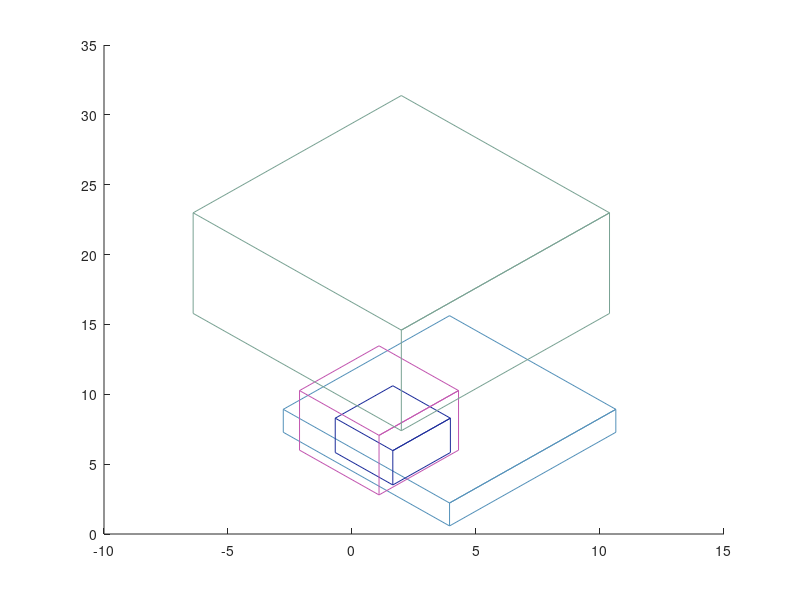

Write the MATLAB code that produced this figure.
close all;
clear all;
clc;
r=@(R)(R*rand*(1+1i));
cub=@(a,b,h)([a,a+b,a+b+h,a+h,a-1*conj(b)+h,a-1*conj(b),a,a+h,a+b+h,a+h+1i*2*imag(b),a+h-1*conj(b)]);
figure;hold on;
for j=0:3%(10+1/(rand+.0001))
        l=10*rand;
        a=l*rand+1i*rand*l;
        b=r(l);
        h=1i*l*rand;
        plot(cub(a,b,h),'color',rand(1,3));
end